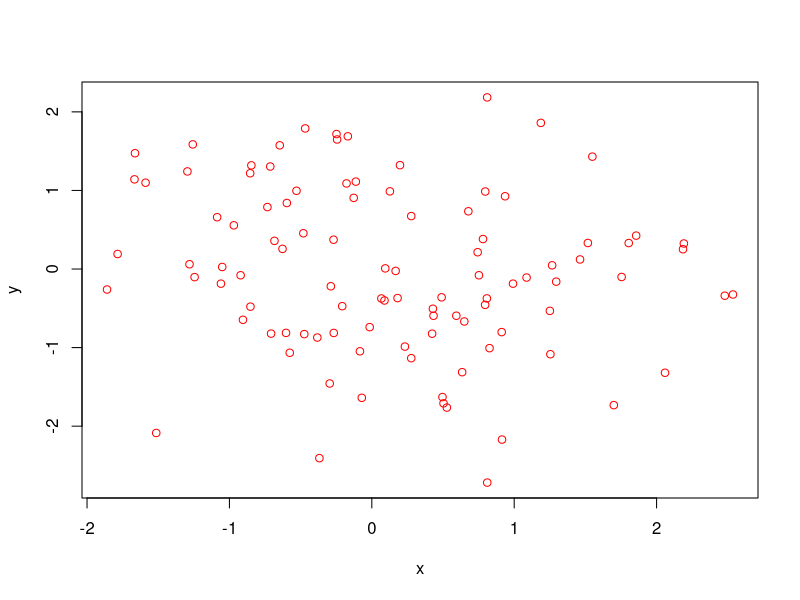

Write the R code that produced this figure. (Note: this script raises an error after producing the figure.)
## ---- chunk 1
knitr::opts_chunk$set(echo = TRUE)
knitr::opts_knit$set(root.dir = setwd("~/Documents/R-studio DRM"))
"set your working directory here"
## ---- chunk 2
# write your code here
getwd() # check working directory
rm(list=ls()) 
"You only need to remove the objects in your environment when you are working in R, not when you are knitting (it starts from an empty environment anyway)."
## ---- chunk 3
# here i create two random variables
x <- rnorm(100)
y <- rnorm(100)
# here i inspect these variables
summary(x)
summary(y)
# and plot them
plot(x,y, col="red")
## ---- chunk 4
# write your code here
## ---- chunk 5
# write your code here
## ---- chunk 6
question_1 <- function() {
  
print(table(df$Country))

print(nrow(na.omit(df[df$Country == "DEU",])))

nrow(na.omit(df[df$Country == "GTM",]))
}
question_1()
## ---- chunk 7
question_2_a <- function() {
 table(df$Q276,df$Q276R)
  print(table(df$Q276,df$Q276R))
  cor(df$Q276, df$Q276R, use="complete.obs")
  print(cor(df$Q276, df$Q276R, use="complete.obs"))
  
}
question_2_a()
## ---- chunk 8
question_2_b <- function() {
   print(male <- cor(df$Q276[df$Q260 == "1"], df$Q276R[which(df$Q260 == "1")], use = "complete.obs"))
  print(female <- cor(df$Q276[df$Q260 == "2"], df$Q276R[df$Q260 == "2"], use = "complete.obs"))
  abs(male - female)
}
question_2_b()
## ---- chunk 9
question_3_a <- function() {

 print((summary(df$Q50[df$Country == "DEU"])))
print((summary(df$Q50[df$Country == "GTM"])))

print(sd(df$Q50[df$Country == "DEU"], na.rm = TRUE))
print(sd(df$Q50[df$Country == "GTM"], na.rm = TRUE))
}
question_3_a()

## ---- chunk 10
question_3_b <- function() {
  (tapply(df$Q50, df$Q276R, FUN = mean, na.rm = T))
  print(tapply(df$Q50, df$Q276R, FUN = mean, na.rm = T))
  
  ( mean(df$Q50[df$Q276R == "1"], na.rm = TRUE))
  print(( mean(df$Q50[df$Q276R == "1"], na.rm = TRUE)))
  
  mean(df$Q50[df$Q276R == "3"], na.rm = TRUE)
  
}
question_3_b()

## ---- chunk 11
question_4 <- function() {
   print(tapply(df$Q30, df$Country, FUN = mean, na.rm = TRUE))
  print(tapply(df$Q276R, df$Country, FUN = mean, na.rm = TRUE))
  sd(df$Q30[df$Country == "GTM"], na.rm = TRUE)
  
  (mean(df$Q30[df$Country == "DEU"], na.rm = T))
  mean(df$Q30[df$Country == "GTM"], na.rm = T)
}
question_4()
## ---- chunk 12
question_6_a <- function() {
 
print(hist(df$Q50, col = "red", main = "Countries: Germany & Guatamala", xlab = "financial situation"))
  
barplot(table(df$Q30), col = "red", main = "Emancipation Germany and Guatamala")
}
question_6_a()

## ---- chunk 13
question_6_b <- function() {

boxplot(df$Q50 ~ factor(df$Q30), xlab = "Emancipation", ylab = "Financial situation", col = "Red")
}
question_6_b()

## ---- chunk 14
par(mfrow=c(1,2))
question_7 <- function() {

  # write your code here
print(plot(df$Q262[df$Country == "ECU"], ds$Q50[ds$Country == "DEU"], xlab = "respondents' age",
       ylab = "satisfaction in financial situation", main = "Country: Germany"))
       
 print(plot(df$Q262[df$Country == "HKG"], ds$Q50[ds$Country == "GTM"], xlab = "respondents' age",
       ylab = "satisfaction in financial situation", main = "Country: Guatemala"))
       
  # save each plot in another r object, named for instance p1 and p2
  
  # ANSWER1,2: use print() to output every plot you've created
}
question_7()

## ---- chunk 15
library(ggplot2)

question_8 <- function() {
  
  # write your code here
  # create a ggplot that is a scatterplot (just dots)
  install.packages("ggplot2")
  library("ggplot2") 
  
  g1 <- ggplot(data = ds, mapping = aes(x = Q262, y = Q50, col = Country)) + geom_point() + geom_smooth(method = "lm") + labs(x = "respondents' age", y = "satisfaction in financial situation")
  
  print(g1(data = ds, mapping = aes(x = Q262, y = Q50, col = Country)) + geom_point() + geom_smooth(method = "lm") + labs(x = "respondents' age", y = "satisfaction in financial situation"))
   
  # add regression lines using geom_point. 
  # save your ggplot in an r object named g1
  ggsave("g1.pdf")

  # make sure the dots and lines are colored by country
  # ANSWER; use print() to show this plot in output below
}
question_8()
